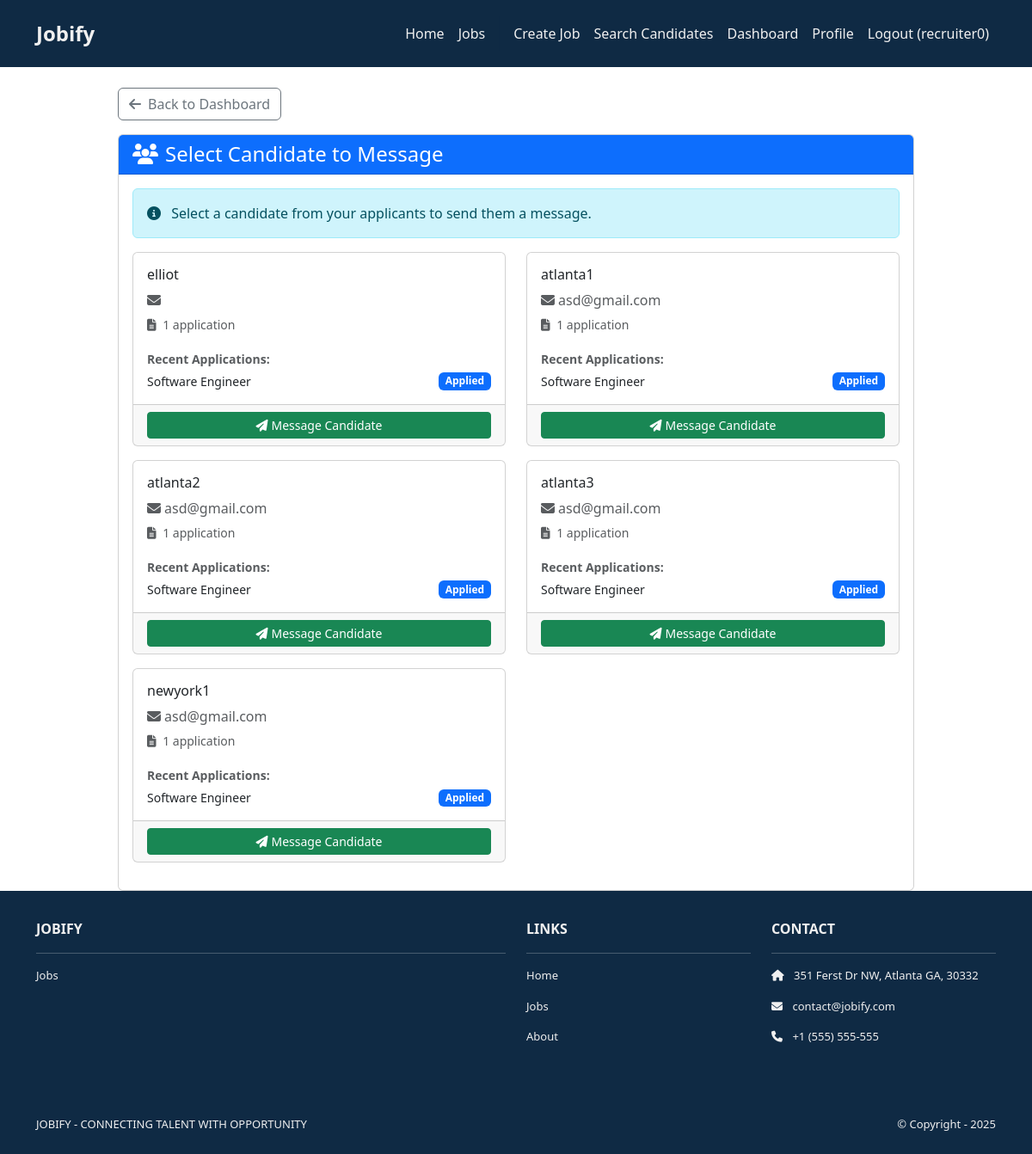
/jobs/messages/select-candidate/ (signed in), run on the app's committed database.
### jobs/models.py (models this page shows, shortened)
class Application(models.Model):
    APPLICATION_STATUS_CHOICES = [
        ("applied", "Applied"),
        ("reviewed", "Reviewed"),
        ("interview", "Interview"),
        ("offer", "Offer"),
        ("closed", "Closed"),
    ]
    job = models.ForeignKey(Job, on_delete=models.CASCADE, related_name="applications")
    applicant = models.ForeignKey(
        User, on_delete=models.CASCADE, related_name="job_applications"
    )
    application_note = models.TextField(
        help_text="Why are you interested in this position?"
    )
    applied_at = models.DateTimeField(auto_now_add=True)
    status = models.CharField(
        max_length=20, choices=APPLICATION_STATUS_CHOICES, default="applied"
    )
    resume = models.FileField(upload_to="resumes/", blank=True, null=True)
    class Meta:
        unique_together = ["job", "applicant"]

class Job(models.Model):
    JOB_TYPE_CHOICES = [
        ("full_time", "Full Time"),
        ("part_time", "Part Time"),
        ("contract", "Contract"),
        ("internship", "Internship"),
        ("remote", "Remote"),
    ]
    EXPERIENCE_LEVEL_CHOICES = [
        ("entry", "Entry Level"),
        ("mid", "Mid Level"),
        ("senior", "Senior Level"),
        ("lead", "Lead"),
    ]
    title = models.CharField(max_length=255)
    company = models.CharField(max_length=255)
    location = models.CharField(max_length=255)
    latitude = models.FloatField(null=True, blank=True)
    longitude = models.FloatField(null=True, blank=True)
    description = models.TextField()
    requirements = models.TextField(blank=True)
    salary_range = models.CharField(max_length=100, blank=True)
    job_type = models.CharField(
        max_length=20, choices=JOB_TYPE_CHOICES, default="full_time"
    )
    experience_level = models.CharField(
        max_length=20, choices=EXPERIENCE_LEVEL_CHOICES, default="mid"
    )
    posted_at = models.DateTimeField(auto_now_add=True)
    is_active = models.BooleanField(default=True)
    employer = models.ForeignKey(
        User,
        on_delete=models.CASCADE,
        related_name="posted_jobs",
        null=True,  # Make nullable for existing data
        blank=True
    )
    application_email = models.EmailField(blank=True)

### jobs/views.py (the view)
# urls.py: path("messages/select-candidate/", views.select_candidate, name="select_candidate"),
@login_required
def select_candidate(request):
    if (
        not hasattr(request.user, "profile")
        or request.user.profile.user_type != "recruiter"
    ):
        messages.error(request, "Only recruiters can send messages.")
        return redirect("user_dashboard")
    candidates = User.objects.filter(
        job_applications__job__employer=request.user
    ).distinct()
    candidate_data = []
    for candidate in candidates:
        applications = Application.objects.filter(
            applicant=candidate, job__employer=request.user
        )
        candidate_data.append(
            {
                "candidate": candidate,
                "applications": applications,
                "application_count": applications.count(),
            }
        )
    context = {
        "candidates": candidate_data,
    }
    return render(request, "jobs/select_candidate.html", context)

### jobs/templates/jobs/select_candidate.html (shortened to what this page needs)
{% extends 'base.html' %}
{% load static %}
{% block content %}
<div class="container mt-4">
    <div class="row justify-content-center">
        <div class="col-lg-10">
            <a href="{% url 'recruiter_dashboard' %}" class="btn btn-outline-secondary mb-3">
                <i class="fas fa-arrow-left me-2"></i>Back to Dashboard
            </a>
            <div class="card">
                <div class="card-header bg-primary text-white">
                    <h4 class="mb-0">
                        <i class="fas fa-users me-2"></i>Select Candidate to Message
                    </h4>
                </div>
                <div class="card-body">
                    <div class="alert alert-info">
                        <i class="fas fa-info-circle me-2"></i>
                        Select a candidate from your applicants to send them a message.
                    </div>
                    {% if candidates %}
                    <div class="row">
                        {% for candidate_info in candidates %}
                        {% with candidate=candidate_info.candidate applications=candidate_info.applications %}
                        <div class="col-md-6 mb-3">
                            <div class="card h-100">
                                <div class="card-body">
                                    <h6 class="card-title">{{ candidate.get_full_name|default:candidate.username }}</h6>
                                    <p class="card-text text-muted mb-1">
                                        <i class="fas fa-envelope me-1"></i>{{ candidate.email }}
                                    </p>
                                    <p class="card-text">
                                        <small class="text-muted">
                                            <i class="fas fa-file-alt me-1"></i>
                                            {{ candidate_info.application_count }} application{{ candidate_info.application_count|pluralize }}
                                        </small>
                                    </p>
                                    {% if applications %}
                                    <div class="mt-2">
                                        <small class="text-muted"><strong>Recent Applications:</strong></small>
                                        {% for app in applications|slice:":2" %}
                                        <div class="d-flex justify-content-between align-items-center mt-1">
                                            <span class="small text-truncate">{{ app.job.title }}</span>
                                            <span class="badge bg-{% if app.status == 'applied' %}primary{% elif app.status == 'interview' %}warning{% elif app.status == 'offer' %}success{% else %}secondary{% endif %} small">
                                                {{ app.get_status_display }}
                                            </span>
                                        </div>
                                        {% endfor %}
                                    </div>
                                    {% endif %}
                                </div>
                                <div class="card-footer">
                                    <a href="{% url 'send_message' %}?candidate_id={{ candidate.id }}" class="btn btn-success btn-sm w-100">
                                        <i class="fas fa-paper-plane me-1"></i>Message Candidate
                                    </a>
                                </div>
                            </div>
                        </div>
                        {% endwith %}
                        {% endfor %}
                    </div>
                    {% endif %}
                </div>
            </div>
        </div>
    </div>
</div>
{% endblock %}

### templates/base.html (shortened to what this page needs)
<!DOCTYPE html>
<html>
  {% load static %}
  <head>
    <link href="https://cdn.jsdelivr.net/npm/bootstrap@5.3.3/dist/css/bootstrap.min.css" rel="stylesheet">
    <link rel="stylesheet" href="https://cdnjs.cloudflare.com/ajax/libs/font-awesome/6.1.1/css/all.min.css">
    <link rel="stylesheet" type="text/css" href="{% static 'css/style.css' %}">
  </head>
  <body>
    <nav class="p-3 navbar navbar-dark navy-header navbar-expand-lg">
      <div class="container">
        <a class="navbar-brand" href="{% url 'home.index' %}">
          <span class="eggshell-text fw-bold fs-4">Jobify</span>
        </a>
        <div class="collapse navbar-collapse" id="navbarNavAltMarkup">
          <div class="navbar-nav ms-auto navbar-ml">
            <a class="nav-link navy-text" href="{% url 'home.index' %}">Home</a>
            <a class="nav-link navy-text" href="{% url 'job_list' %}">Jobs</a>
            {% if user.is_authenticated %}
              {% if user.profile.user_type == 'recruiter' %}
                <a class="nav-link navy-text" href="{% url 'create_job' %}">Create Job</a>
                <a class="nav-link navy-text" href="{% url 'search_candidates' %}">Search Candidates</a>
                <a class="nav-link navy-text" href="{% url 'recruiter_dashboard' %}">Dashboard</a>
                <a class="nav-link navy-text" href="{% url 'accounts.profile' %}">Profile</a>
              {% else %}
                <a class="nav-link navy-text" href="{% url 'user_dashboard' %}">Dashboard</a>
                <a class="nav-link navy-text" href="{% url 'accounts.profile' %}">Profile</a>
              {% endif %}
              <a class="nav-link navy-text" href="{% url 'accounts.logout' %}">Logout ({{user.username }})</a>
            {% else %}
            <a class="nav-link navy-text" href="{% url 'accounts.signup' %}">Sign Up</a>
            <a class="nav-link navy-text" href="{% url 'accounts.login' %}">Login</a>
            {% endif %}
          </div>
        </div>
      </div>
    </nav>
    <div>
      {% block content %}
      {% endblock content %}
    </div>
    <section class="p-3 ms-footer d-none d-md-block">
      <div class="container">
        <div class="row mt-3 eggshell-text">
          <div class="col-md-6 col-lg-6 col-xl-6 mx-auto mb-4">
            <b>JOBIFY</b>
            <hr />
            <p><a class="nav-link" href="{% url 'job_list' %}">Jobs</a></p>
          </div>
          <div class="col-md-3 col-lg-3 col-xl-3 mx-auto mb-4">
            <b>LINKS</b>
            <hr />
            <p><a class="nav-link" href="{% url 'home.index' %}">Home</a></p>
            <p><a class="nav-link" href="#">Jobs</a></p>
            <p><a class="nav-link" href="#">About</a></p>
          </div>
          <div class="col-md-3 col-lg-3 col-xl-3 mx-auto mb-4">
            <b>CONTACT</b>
            <hr />
            <p><i class="fas fa-home me-2"></i> 351 Ferst Dr NW, Atlanta GA, 30332</p>
            <p><i class="fas fa-envelope me-2"></i> contact@jobify.com</p>
            <p><i class="fas fa-phone me-2"></i> +1 (555) 555-555</p>
          </div>
        </div>
      </div>
    </section>
    <section class="p-3 ms-footer-bottom bg-dark">
      <div class="container d-flex justify-content-between">
        <div class="me-5 eggshell-text">
          <span>JOBIFY - CONNECTING TALENT WITH OPPORTUNITY</span>
        </div>
        <div class="eggshell-text">
          <span>© Copyright - 2025</span>
        </div>
      </div>
    </section>
  </body>
</html>

### jobsite/static/css/style.css (style rules this page uses)
html .eggshell-text, html .eggshell-text *, html .eggshell-text h1, html .eggshell-text h2, html .eggshell-text h3, html .eggshell-text h4, html .eggshell-text h5, html .eggshell-text h6, html .eggshell-text p, html .eggshell-text span, html .eggshell-text a, html .eggshell-text div { color: #F0F0F0 !important; }
.navbar a.nav-link { color: #F0F0F0 !important; }
.bg-dark { background-color: #0f2a44 !important; }
.ms-footer { background-color: #0f2a44; }
.ms-footer p { color: #F0F0F0; font-size: 13px; }
.ms-footer-bottom span { font-size: 13px; line-height: 38px; }
.navy-header { background-color: #0f2a44 !important; }
.navy-text { color: #0f2a44 !important; }
.eggshell-text, .eggshell-text *, .eggshell-text a, .eggshell-text span, .eggshell-text h1, .eggshell-text h2, .eggshell-text h3, .eggshell-text h4, .eggshell-text h5, .eggshell-text h6, .eggshell-text p, .eggshell-text div, .eggshell-text b, .eggshell-text strong, .eggshell-text i, .eggshell-text em { color: #F0F0F0 !important; }

### templates/base.html (style rules this page uses)
.eggshell-text, .eggshell-text * { color: #F0F0F0 !important; }
.navy-text, .navy-text * { color: #0f2a44 !important; }
.navbar-brand .eggshell-text { color: #F0F0F0 !important; }

### data on the page
Application: job "Software Engineer", status "Applied"
Application: job "Software Engineer", status "Applied"
Application: job "Software Engineer", status "Applied"
Application: job "Software Engineer", status "Applied"
Application: job "Software Engineer", status "Applied"

### other printed values
{{ user.username }} "recruiter0"
{{ candidate_info.application_count }} "1"
